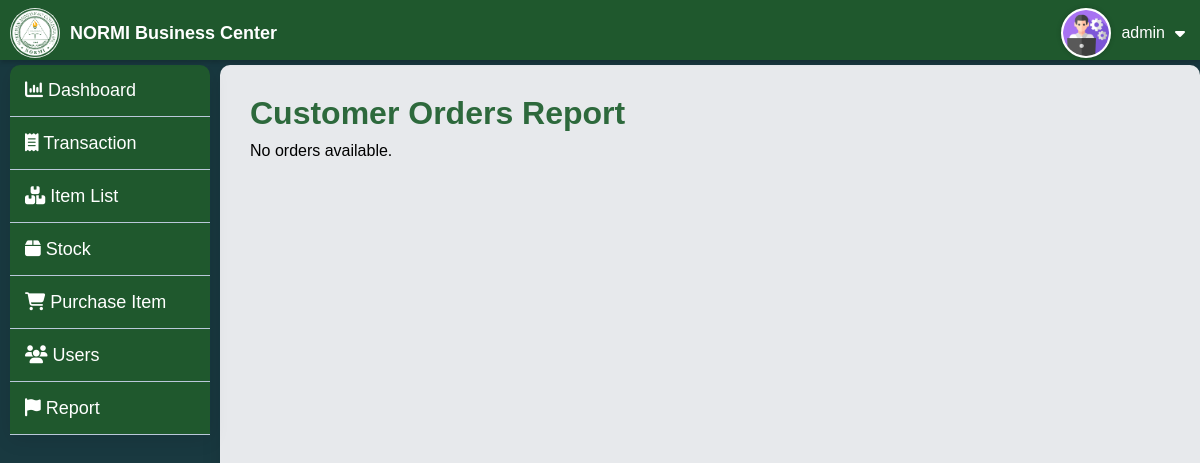
The app's page /admin/customer_order_report.php (signed in), older data.
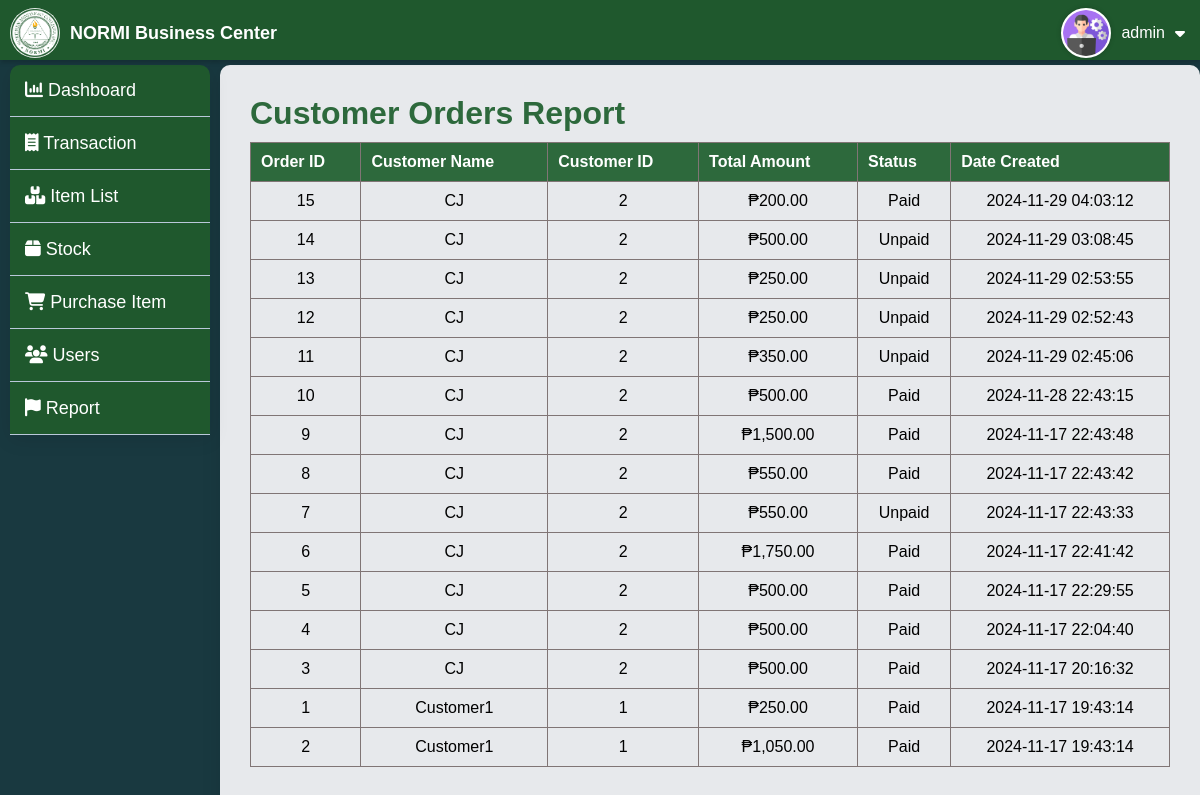
The same page, newer data.
### tables this page shows
CREATE TABLE `customer_orders` (
  `id` int(11) NOT NULL,
  `customer_id` int(11) NOT NULL,
  `customer_name` varchar(255) NOT NULL,
  `total_amount` decimal(10,2) NOT NULL,
  `order_date` timestamp NOT NULL DEFAULT current_timestamp(),
  `created_at` timestamp NOT NULL DEFAULT current_timestamp(),
  `status` enum('paid','unpaid') DEFAULT 'unpaid'
);

### admin/customer_order_report.php (the view, shortened to what this page needs)
<?php
include '../db.php';
try {
    $pdo = new PDO("mysql:host=$host;dbname=$dbname", $username, $password);
    $pdo->setAttribute(PDO::ATTR_ERRMODE, PDO::ERRMODE_EXCEPTION);
    $stmt = $pdo->prepare("SELECT * FROM customer_orders ORDER BY created_at DESC");
    $stmt->execute();
    $orders = $stmt->fetchAll(PDO::FETCH_ASSOC);
} catch (PDOException $e) {
    die("Error fetching orders: " . $e->getMessage());
}
?>
<!DOCTYPE html>
<html lang="en">
<head>
    <link rel="stylesheet" href="css/totalstocks.css">
</head>
<body>
<?php include_once('navbar.php'); ?>
<?php include_once('sidebar.php'); ?>
<div class="container">
<h1>Customer Orders Report</h1>
<?php if (empty($orders)): ?>
    <p>No orders available.</p>
<?php else: ?>
    <table>
        <thead>
            <tr>
                <th>Order ID</th>
                <th>Customer Name</th>
                <th>Customer ID</th>
                <th>Total Amount</th>
                <th>Status</th>
                <th>Date Created</th>
            </tr>
        </thead>
        <tbody>
            <?php foreach ($orders as $order): ?>
                <tr>
                    <td><?php echo htmlspecialchars($order['id']); ?></td>
                    <td><?php echo htmlspecialchars($order['customer_name']); ?></td>
                    <td><?php echo htmlspecialchars($order['customer_id']); ?></td>
                    <td>₱<?php echo htmlspecialchars(number_format($order['total_amount'], 2)); ?></td>
                    <td><?php echo ucfirst(htmlspecialchars($order['status'])); ?></td>
                    <td><?php echo htmlspecialchars($order['created_at']); ?></td>
                </tr>
            <?php endforeach; ?>
        </tbody>
    </table>
<?php endif; ?>
</div>
</body>
</html>

### admin/navbar.php (shortened to what this page needs)
<?php
include_once '../db.php';
try {
    $pdo = new PDO("mysql:host=$host;dbname=$dbname", $username, $password);
    $pdo->setAttribute(PDO::ATTR_ERRMODE, PDO::ERRMODE_EXCEPTION);
} catch (PDOException $e) {
    error_log("Database connection error: " . $e->getMessage());
    die("Could not connect to the database. Please try again later.");
}
if (isset($_SESSION['all_username'])) {
    $stmt = $pdo->prepare("SELECT username FROM admins WHERE username = :username");
    $stmt->bindParam(':username', $_SESSION['all_username'], PDO::PARAM_STR);
    $stmt->execute();
    $user = $stmt->fetch(PDO::FETCH_ASSOC);
    if ($user) {
        $username = $user['username'];
    }
}
?>
<!DOCTYPE html>
<html lang="en">
<head>
    <link rel="stylesheet" href="https://cdnjs.cloudflare.com/ajax/libs/font-awesome/6.6.0/css/all.min.css">
    <link rel="stylesheet" href="css/navbar.css">
</head>
<body>
    <nav class="navbar">
        <div class="logo">
            <img src="../img/logohome.png" alt="Logo">
            <h1>NORMI Business Center</h1>
        </div>
        <div class="username">
            <div class="user">
                <div class="userpic">
                <img src="../img/admin.png" alt="User Picture">
                </div>
                <p aria-label="Logged-in Username"><?php echo htmlspecialchars($username); ?></p>
                <i class="fa-solid fa-caret-down" style="color: #fff"></i>
            </div>
        </div>
    </nav>
</body>
</html>

### admin/sidebar.php (shortened to what this page needs)
<head>
    <link rel="stylesheet" href="css/sidebar.css">
</head>
<body>
        <div class="sidebar">
        <div class="sidebar-container">
            <div class="menu"><a href="dashboard.php" class="menu-link">
                <i class="fa-solid fa-chart-column"></i>
                Dashboard</a>
            </div>
            <div class="menu"><a href="#" class="menuitem">
                <i class="fa-solid fa-receipt"></i>
                Transaction</a>
            </div>
            <div class="menu"><a href="#" class="menuitem">
                <i class="fa-solid fa-boxes-stacked"></i>
                Item List</a>
            </div>
            <div class="menu"><a href="#" class="menuitem">
                <i class="fa-solid fa-box"></i>
                Stock</a>
            </div>
            <div class="menu"><a href="#" class="menuitem">
                <i class="fa-solid fa-cart-shopping"></i>
                Purchase Item</a>
            </div>
            <div class="menu"><a href="all_user.php" class="menu-link">
                 <i class="fa fa-users"></i>
                Users</a>
            </div>
            <div class="menu"><a href="#" class="menuitem">
                <i class="fa-solid fa-flag"></i>
                Report</a>
            </div>
        </div>
    </div>
</body>
</html>

### admin/css/totalstocks.css (style rules this page uses)
* { box-sizing: border-box; margin: 0; padding: 0; }
body { font-family: Arial, sans-serif; background-color: #193940; }
.container { margin-top: 65px; margin-left: 220px; background-color: #e7e9ec; border-radius: 10px; box-shadow: 0 4px 20px rgba(0, 0, 0, 0.1); display: flex; flex-direction: column; padding: 30px; height: 2000px; min-width: 800px; }
.container h1 { margin-bottom: 10px; text-align: start; color: #2d693c; }
table { width: 100%; border-collapse: collapse; margin-bottom: 20px; }
table, th, td { border: 1px solid #807575; }
thead th { background-color: #2d693c; color: #fff; padding: 10px; text-align: left; }
tbody td { padding: 10px; text-align: center; }

### admin/css/navbar.css (style rules this page uses)
.navbar { position: fixed; top: 0; left: 0; width: 100%; height: 60px; z-index: 1000; display: flex; flex-wrap: wrap; align-items: center; justify-content: space-between; background-color: #1f582d; padding: 5px 10px; box-shadow: 0 2px 5px rgba(0, 0, 0, 0.2); }
.username { max-width: 300px; cursor: pointer; transition: 0.5ms; }
.user { padding: 3px 5px; display: flex; align-items: center; justify-content: left; max-width: 300px; }
.user p { color: #fff; margin: 0; padding: 0 10px; font-weight: 500; }
.userpic { width: 50px; height: 50px; border-radius: 50%; background-color: white; }
.logo { display: flex; align-items: center; color: #fff; gap: 10px; cursor: pointer; }
.logo > h1 { font-size: 18px; font-weight: bold; }
.logo > img { border-radius: 50%; height: 50px; background-color: #fff; }

### admin/css/sidebar.css (style rules this page uses)
.sidebar { position: absolute; top: 65px; text-align: center; background-color: #1f582d; border-radius: 10px 10px 0px 0px; box-shadow: 0 4px 20px rgba(0, 0, 0, 0.1); margin-left: 10px; min-width: 200px; }
.sidebar-container { width: 100%; display: flex; flex-direction: column; gap: 1px; }
.menu { display: flex; flex-direction: column; min-height: 50px; width: 100%; border-bottom-style: solid; border-color: #bac8d9; border-bottom-width: 1px; }
.menu-link { width: 100%; background-color:transparent; color: #fff; padding: 15px 10px 15px 15px; text-decoration: none; border-radius: 5px; transition: background-color 0.3s; font-size: 18px; text-align: start; }
.menuitem { width: 100%; background-color:transparent; color: #fff; padding: 15px 10px 15px 15px; text-decoration: none; border-radius: 5px; transition: background-color 0.3s; font-size: 18px; text-align: start; }

### admin/navbar.php (style rules this page uses)
.userpic { width: 50px; height: 50px; border-radius: 50%; background-color: white; overflow: hidden; display: flex; align-items: center; justify-content: center; border: 2px solid #fff; box-shadow: 0 0 5px rgba(0, 0, 0, 0.2); }
.userpic img { width: 100%; height: 100%; object-fit: cover; }

Row changes from the older to the newer data that the page shows:
added customer_orders: id "15", customer_name "CJ", customer "2", total_amount "200.00", status "Paid", created_at "2024-11-29 04:03:12"
added customer_orders: id "14", customer_name "CJ", customer "2", total_amount "500.00", status "Unpaid", created_at "2024-11-29 03:08:45"
added customer_orders: id "13", customer_name "CJ", customer "2", total_amount "250.00", status "Unpaid", created_at "2024-11-29 02:53:55"
added customer_orders: id "12", customer_name "CJ", customer "2", total_amount "250.00", status "Unpaid", created_at "2024-11-29 02:52:43"
added customer_orders: id "11", customer_name "CJ", customer "2", total_amount "350.00", status "Unpaid", created_at "2024-11-29 02:45:06"
added customer_orders: id "10", customer_name "CJ", customer "2", total_amount "500.00", status "Paid", created_at "2024-11-28 22:43:15"
added customer_orders: id "9", customer_name "CJ", customer "2", total_amount "1,500.00", status "Paid", created_at "2024-11-17 22:43:48"
added customer_orders: id "8", customer_name "CJ", customer "2", total_amount "550.00", status "Paid", created_at "2024-11-17 22:43:42"
added customer_orders: id "7", customer_name "CJ", customer "2", total_amount "550.00", status "Unpaid", created_at "2024-11-17 22:43:33"
added customer_orders: id "6", customer_name "CJ", customer "2", total_amount "1,750.00", status "Paid", created_at "2024-11-17 22:41:42"
added customer_orders: id "5", customer_name "CJ", customer "2", total_amount "500.00", status "Paid", created_at "2024-11-17 22:29:55"
added customer_orders: id "4", customer_name "CJ", customer "2", total_amount "500.00", status "Paid", created_at "2024-11-17 22:04:40"
added customer_orders: id "3", customer_name "CJ", customer "2", total_amount "500.00", status "Paid", created_at "2024-11-17 20:16:32"
added customer_orders: id "1", customer_name "Customer1", customer "1", total_amount "250.00", status "Paid", created_at "2024-11-17 19:43:14"
added customer_orders: id "2", customer_name "Customer1", customer "1", total_amount "1,050.00", status "Paid", created_at "2024-11-17 19:43:14"
Text that changed along with them:
text no longer shown: "No orders available."
text now shown: "Order ID Customer Name Customer ID Total Amount Status Date Created"
